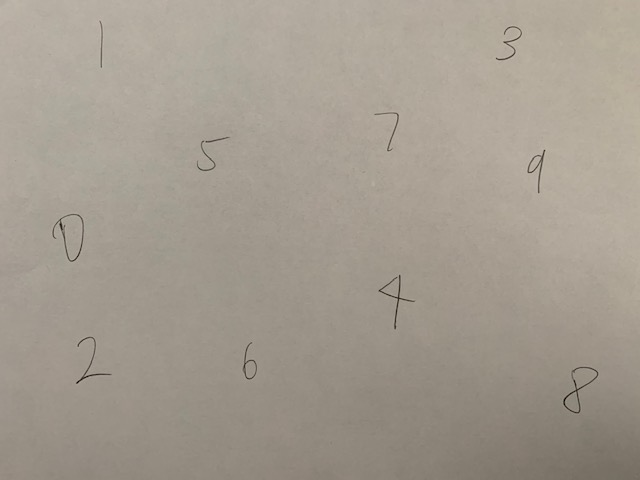
#> input picture pytorch/firstNN/digits.jpg, 640 x 480 px
$ python openCV.py --image ../../pytorch/firstNN/digits.jpg
#> lines starting #> are read from the running program, lines starting #| are printed output that depends on the picture; after the words box and inside, x2 and y2 are one past the last pixel; in counts of white or black regions, pixels touching at a corner belong together
from __future__ import print_function
import argparse
import cv2
import numpy as np
from matplotlib import pyplot as plt

def treeDetection(image):
    # Detecting the trees using the canny edge detection
    edgeDetector = cv2.Canny(image, 50, 500)
    cv2.imshow("Tree Outlines", edgeDetector)
    cv2.waitKey(0)

def imageBlurring(image):
    # Doing average blurring with a 6x6 sized kernel
    blurring = np.hstack([
        cv2.blur(image, (6, 6))])
    cv2.imshow("Blurred Image", blurring)
    cv2.waitKey(0)
    return image

def makingHistogram(image):
    # Splitting Image into color channels
    channels = cv2.split(image)
    colors = ("b", "g", "r")
    # Making Histogram Graph
    plt.figure()
    plt.title("Rainforest Color Histogram")
    plt.xlabel("Bins")
    plt.ylabel("# of Pixels")

    # Looping over the channels, making a histogram for each color channel
    for (chan, color) in zip(channels, colors):
        colorHistogram = cv2.calcHist([chan], [0], None, [256], [0, 256])
        plt.plot(colorHistogram, color = color)
        plt.xlim([0, 256])
    print("Close the histogram window by clicking the red 'X' in order to continue to the next step.")
    plt.show()


def imageTranslation(image):
    # Making the transformation for the image
    translation = np.float32([[1,0,300], [0,1,300]])
    # Translating the image
    imageTranslated = cv2.warpAffine(image, translation, (image.shape[1], image.shape[0]))

    # Rotating Image after the translation
    (h,w) = imageTranslated.shape[:2]
    center = (w // 2, h // 2)
    rotation = cv2.getRotationMatrix2D(center, 70, 1.0)
    rotatedImage = cv2.warpAffine(imageTranslated, rotation, (w,h))

    # Displaying
    cv2.imshow("Translated to bottom right & rotated 70 degrees", rotatedImage)
    cv2.waitKey(0)

def imageCropping(image):
    # Cropping and Displaying the cropped image
    crop = image[100:500, 200:700]
    cv2.imshow("Cropped Image", crop)
    cv2.waitKey(0)

def displayImage(image):
    # Displaying info
    print("height: {} pixels".format(image.shape[0]))
    print("width: {} pixels".format(image.shape[1]))

    # Displaying Image
    cv2.imshow("Image", image)
    cv2.waitKey(0)
    cv2.imwrite("rainforest.jpg", image)

def main():
    # Making the argument parser
    ap = argparse.ArgumentParser()
    ap.add_argument("-i", "--image", required = True, help = "Path to the image")
    args = vars(ap.parse_args())
    image = cv2.imread(args["image"])
#> image is the input picture: shape (480, 640, 3); mean B, G, R 143.8, 155.5, 163.8

    # Calling functions to do things to the image
    displayImage(image)
#| height: 480 pixels
#| width: 640 pixels
    imageCropping(image)
#> in imageCropping, `crop = image[100:500, 200:700]`:
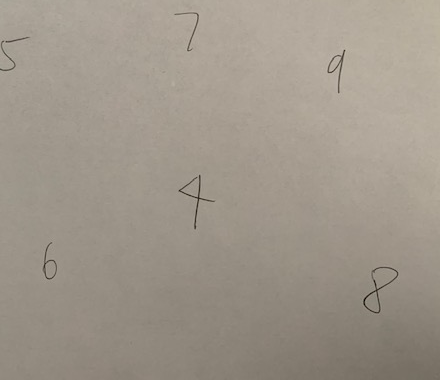
#> crop: shape (380, 440, 3); mean B, G, R 138.8, 150.5, 159.1
    imageTranslation(image)
#> in imageTranslation, `imageTranslated = cv2.warpAffine(image, translation, (image.shape[1], ..`:
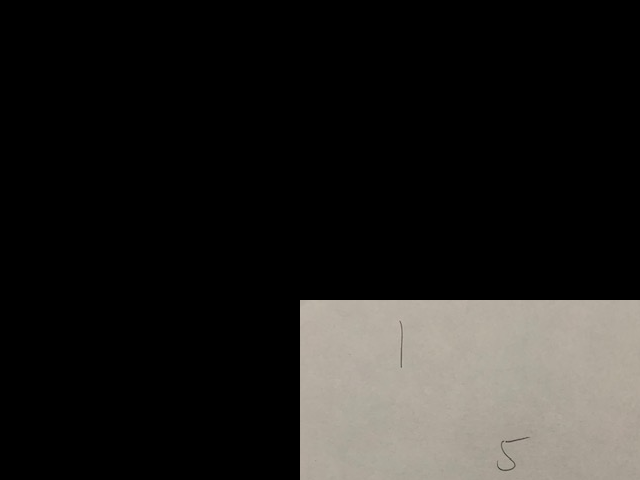
#> imageTranslated: shape (480, 640, 3); mean B, G, R 31.1, 33.4, 34.8
#> in imageTranslation, `rotatedImage = cv2.warpAffine(imageTranslated, rotation, (w,h))`:
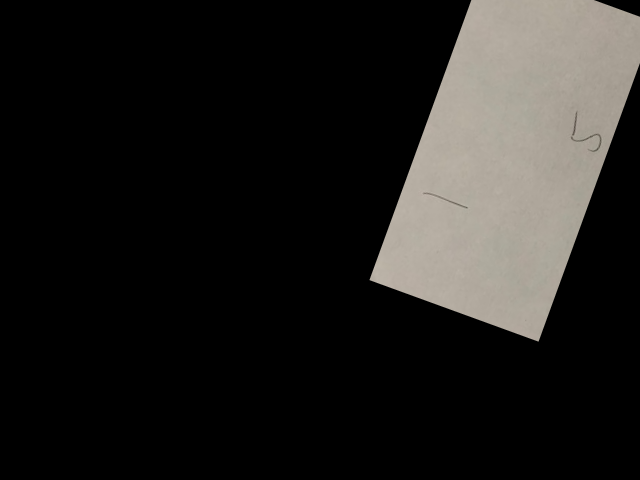
#> rotatedImage: shape (480, 640, 3); mean B, G, R 29.7, 31.9, 33.3
    makingHistogram(image)
#> the loop in makingHistogram, `for (chan, color) in zip(channels, colors):` made 3 passes
#> color on passes 1 to 3: 'b', 'g', 'r'
#> in makingHistogram, `plt.show()`:
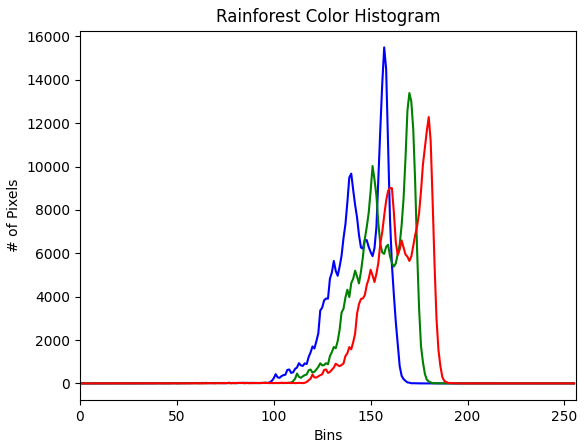
#> figure drawn by matplotlib, 1 panel; curve peaks at x = 157, y = 15494; curve peaks at x = 170, y = 13389; curve peaks at x = 180, y = 12281
    blurredImage = imageBlurring(image)
    treeDetection(blurredImage)
#> in treeDetection, `edgeDetector = cv2.Canny(image, 50, 500)`:
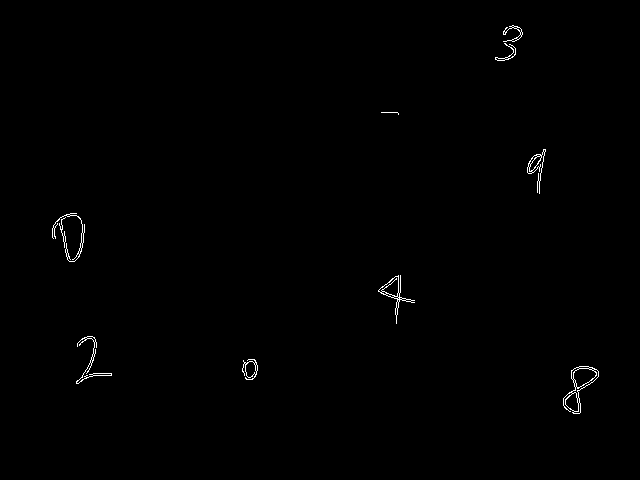
#> edgeDetector: shape (480, 640); 0.43% white in thin lines or dots, all inside (x1, y1, x2, y2) = (52, 25, 599, 414)
main()
